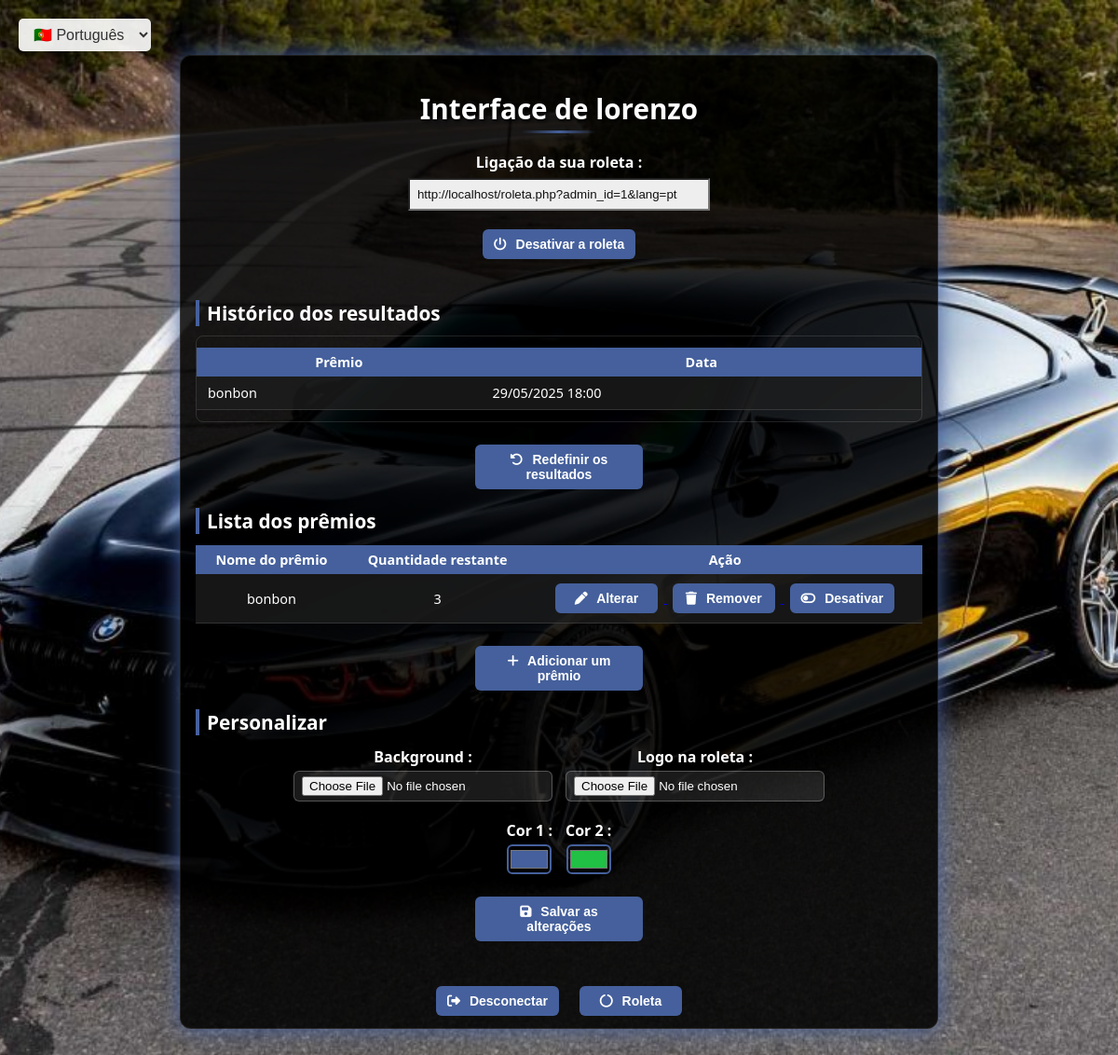
The page /roleta_asm/admin.php?lang=pt (signed in) on the database its author committed.
### tables this page shows
CREATE TABLE `roleta_results` (
  `id` int(10) UNSIGNED NOT NULL,
  `prize_id` int(10) UNSIGNED NOT NULL,
  `played_at` datetime NOT NULL,
  `admin_id` int(10) UNSIGNED DEFAULT NULL
);

CREATE TABLE `roleta_prizes` (
  `id` int(10) UNSIGNED NOT NULL,
  `name` varchar(255) NOT NULL,
  `stock` int(11) DEFAULT 0,
  `probability` float DEFAULT NULL,
  `active` tinyint(1) DEFAULT 1,
  `admin_id` int(10) UNSIGNED NOT NULL
);

### roleta_asm/lang.php (called while the page is built, shortened)
<?php
$lang = $_GET['lang'] ?? $_SESSION['lang'] ?? $_COOKIE['lang'] ?? 'pt';
$lang = preg_replace('/[^a-z]{2}/i', '', strtolower($lang));
$langFile = __DIR__ . '/menu/' . $lang . '.php';
$__menu = include $langFile;
function __menu(string $key): string {
    global $__menu;
    return $__menu[$key] ?? $key;
}

### roleta_asm/admin.php (the view, shortened to what this page needs)
<?php
require_once 'lang.php';
require_once 'config.php';
$admin_id = $_SESSION['admin_id'];
$stmt = $pdo->prepare("SELECT username, active, wheel_active FROM admins WHERE admin_id = ?");
$stmt->execute([$admin_id]);
$admin = $stmt->fetch(PDO::FETCH_ASSOC);
$admin_username = $admin ? $admin['username'] : 'Utilisateur';
$wheel_active = $admin['wheel_active'] ?? 0;
$lang = $_GET['lang'] ?? $_SESSION['lang'] ?? $_COOKIE['lang'] ?? 'pt';
$settings = [];
$stmt = $pdo->prepare("SELECT setting_name, setting_value FROM settings WHERE admin_id = ?");
$stmt->execute([$admin_id]);
foreach ($stmt->fetchAll(PDO::FETCH_ASSOC) as $row) {
    $settings[$row['setting_name']] = $row['setting_value'];
}
$color1 = $settings['color1'] ?? $config['colors'][0] ?? '#FF0000';
$color2 = $settings['color2'] ?? $config['colors'][1] ?? '#FF6347';
include 'head.php';
$stmt = $pdo->prepare("
    SELECT r.played_at, p.name AS prize_name
    FROM roleta_results r
    JOIN roleta_prizes p ON r.prize_id = p.id
    WHERE p.admin_id = ?
    ORDER BY r.played_at DESC
");
$stmt->execute([$admin_id]);
$results = $stmt->fetchAll(PDO::FETCH_ASSOC);
$stmt = $pdo->prepare("SELECT id, name, stock, active FROM roleta_prizes WHERE admin_id = ? ORDER BY name");
$stmt->execute([$admin_id]);
$prizes = $stmt->fetchAll(PDO::FETCH_ASSOC);
?>
<body>
<div class="login-container">
    <h2><?= __menu('interface_of') . ' ' . htmlspecialchars($admin_username) ?></h2>
    <?php
    $wheelUrl = sprintf(
        "%s://%s/roleta.php?admin_id=%d&lang=%s",
        isset($_SERVER['HTTPS']) && $_SERVER['HTTPS'] === 'on' ? 'https' : 'http',
        $_SERVER['HTTP_HOST'],
        $admin_id,
        $lang
    );
    ?>
    <div style="margin: 16px 0;">
        <label><strong><?= __menu('your_wheel_link') ?></strong></label><br>
        <input type="text" value="<?= htmlspecialchars($wheelUrl) ?>" readonly
               class="readonly-link"
               onclick="this.select(); document.execCommand('copy'); alert('Lien copié !');">
    </div>
    <form method="post" action="toggle_roue.php" style="margin-bottom: 20px;">
    <button class="<?= $wheel_active ? 'btn-red' : 'btn-green' ?>" type="submit">
        <i class="fas fa-power-off"></i>
        <?= $wheel_active ? __menu('deactivate_wheel') : __menu('activate_wheel') ?>
    </button>
</form>
    <form method="GET" id="lang-form" style="margin-bottom:20px;">
        <div class="lang-select-container">
            <select name="lang" onchange="this.form.submit()" class="styled-select">
                <option value="pt" <?= $lang === 'pt' ? 'selected' : '' ?>>🇵🇹 Português</option>
            </select>
        </div>
    </form>
    <h3><?= __menu('result_history') ?></h3>
    <div class="history-scroll">
        <table>
            <thead>
                <tr>
                    <th><?= __menu('prize') ?></th>
                    <th><?= __menu('date') ?></th>
                </tr>
            </thead>
            <tbody>
                <?php foreach ($results as $row): ?>
                    <tr>
                        <td><?= htmlspecialchars($row['prize_name']) ?></td>
                        <td><?= date('d/m/Y H:i', strtotime($row['played_at'])) ?></td>
                    </tr>
                <?php endforeach; ?>
            </tbody>
        </table>
    </div>
    <div class="reset-container" style="margin-top: 20px;">
        <a href="reinitialiser_resultats.php?lang=<?= $lang ?>" onclick="return confirm('<?= __menu('confirm_reset') ?>');">
            <button class="btn-red"><i class="fas fa-rotate-left"></i> <?= __menu('reset_results') ?></button>
        </a>
    </div>
    <h3><?= __menu('prize_list') ?></h3>
    <table>
        <thead>
            <tr>
                <th><?= __menu('prize_name') ?></th>
                <th><?= __menu('stock_quantity') ?></th>
                <th><?= __menu('action') ?></th>
            </tr>
        </thead>
        <tbody>
            <?php foreach ($prizes as $prize): ?>
                <tr>
                    <td><?= htmlspecialchars($prize['name']) ?></td>
                    <td><?= (int)$prize['stock'] ?></td>
                    <td>
                        <a href="modifier_prix.php?id=<?= $prize['id'] ?>&lang=<?= $lang ?>">
                            <button class="btn-red"><i class="fas fa-pen"></i> <?= __menu('edit') ?></button>
                        </a>
                        <a href="supprimer_prix.php?id=<?= $prize['id'] ?>&lang=<?= $lang ?>" onclick="return confirm('<?= __menu('confirm_delete') ?>');">
                            <button class="btn-red"><i class="fas fa-trash"></i> <?= __menu('delete') ?></button>
                        </a>
                        <a href="toggle_active.php?id=<?= $prize['id'] ?>&lang=<?= $lang ?>">
                            <button class="<?= $prize['active'] ? 'btn-red' : 'btn-green' ?>">
                                <i class="fas fa-toggle-<?= $prize['active'] ? 'off' : 'on' ?>"></i>
                                <?= $prize['active'] ? __menu('deactivate') : __menu('activate') ?>
                            </button>
                        </a>
                    </td>
                </tr>
            <?php endforeach; ?>
        </tbody>
    </table>
    <div class="add-prize-container" style="margin-top: 20px;">
        <a href="ajouter_prix.php?lang=<?= $lang ?>">
            <button class="btn-red"><i class="fas fa-plus"></i> <?= __menu('add_prize') ?></button>
        </a>
    </div>
    <h3><?= __menu('customize_wheel') ?></h3>
    <form action="modifier_config.php" method="post" enctype="multipart/form-data" style="margin-bottom: 40px;">
        <div class="form-row">
            <div>
                <label><?= __menu('background_image') ?> :</label>
                <input type="file" name="background">
            </div>
            <div>
                <label><?= __menu('logo_image') ?> :</label>
                <input type="file" name="logo">
            </div>
        </div>
        <div class="form-row">
            <div>
                <label><?= __menu('slice_color1') ?> :</label>
                <input type="color" name="color1" value="<?= htmlspecialchars($color1) ?>">
            </div>
            <div>
                <label><?= __menu('slice_color2') ?> :</label>
                <input type="color" name="color2" value="<?= htmlspecialchars($color2) ?>">
            </div>
        </div>
        <button type="submit" class="btn-red"><i class="fas fa-save"></i> <?= __menu('save_changes') ?></button>
    </form>
    <div class="admin-buttons">
        <a href="logout.php?lang=<?= $lang ?>"><button class="btn-red"><i class="fas fa-sign-out-alt"></i> <?= __menu('logout') ?></button></a>
        <a href="roleta.php?lang=<?= $lang ?>"><button class="btn-red"><i class="fas fa-circle-notch"></i> <?= __menu('wheel') ?></button></a>
    </div>
</div>
</body>
</html>

### roleta_asm/head.php (shortened to what this page needs)
<!DOCTYPE html>
<html lang="fr">
<head>
    <link rel="stylesheet" href="css/roleta.css">
    <link rel="stylesheet" href="css/connexion.css">
    <link rel="stylesheet" href="https://cdnjs.cloudflare.com/ajax/libs/font-awesome/6.5.0/css/all.min.css">
</head>

### roleta_asm/css/roleta.css (style rules this page uses)
:root { --color1: #FF0000; --color2: #FF6347; }
body { font-family: Arial, sans-serif; display: flex; flex-direction: column; justify-content: center; align-items: center; height: 93vh; margin: 0; background: url('https://www.all-stars-motorsport.com/img/app_icons/back_roleta.png'), radial-gradient(red, black) no-repeat center center; background-size: cover; filter: blur(0.5px); color: #333; overflow: hidden; padding: 40px; }
.lang-select-container { position: absolute; top: 20px; left: 20px; z-index: 1000; }
.styled-select { padding: 8px 12px; font-size: 16px; border-radius: 5px; border: none; background-color: rgba(255, 255, 255, 0.9); color: #333; box-shadow: 0 4px 6px rgba(0, 0, 0, 0.2); cursor: pointer; }

### roleta_asm/css/connexion.css (style rules this page uses)
:root { --color1: #FF0000; --color2: #FF6347; }
body { font-family: 'Segoe UI', Tahoma, Geneva, Verdana, sans-serif; background: url('default-bg.jpg') no-repeat center center, radial-gradient(var(--color1), black); background-size: cover; color: #fff; margin: 0; padding: 15px; min-height: 100vh; display: flex; justify-content: center; align-items: center; }
.login-container { background-color: rgba(0, 0, 0, 0.85); border: 1px solid rgba(255, 255, 255, 0.1); border-radius: 12px; box-shadow: 0 0 25px var(--color1); padding: 12px 16px; width: 100%; max-width: 780px; text-align: center; overflow-y: auto; max-height: 90vh; }
.login-container h2 { margin-bottom: 20px; font-size: 1.85rem; position: relative; padding-bottom: 6px; text-shadow: 2px 2px 4px #000; }
.login-container h2::after { content: ''; position: absolute; bottom: 0; left: 50%; transform: translateX(-50%); width: 80px; height: 3px; background: linear-gradient(90deg, transparent, var(--color1), transparent); }
.login-container h3 { margin: 16px 0 10px; font-size: 1.3rem; border-left: 4px solid var(--color1); padding-left: 8px; text-align: left; }
table { width: 100%; border-collapse: collapse; margin: 12px 0; font-size: 0.9rem; }
th, td { padding: 6px 20px; }
th { background-color: var(--color1); color: white; }
td { background-color: rgba(30, 30, 30, 0.75); border-bottom: 1px solid rgba(255, 255, 255, 0.12); }
.history-scroll table td { text-align: left !important; padding: 8px 12px; }
.history-scroll { max-height: 270px; overflow-y: auto; margin-bottom: 18px; border-radius: 8px; border: 1px solid rgba(255, 255, 255, 0.12); }
form { display: flex; flex-direction: column; gap: 8px; margin-top: 12px; align-items: center; }
.form-row { display: flex; justify-content: center; align-items: center; gap: 14px; flex-wrap: wrap; width: 100%; margin-bottom: 12px; }
.form-row > div { display: flex; flex-direction: column; align-items: center; }
label { margin-bottom: 4px; font-weight: 600; user-select: none; }
input[type="color"] { border: 2px solid var(--color1); border-radius: 6px; width: 48px; height: 32px; cursor: pointer; padding: 0; margin: 0; background: none; }
input[type="file"] { padding: 5px 8px; border-radius: 6px; background-color: rgba(255, 255, 255, 0.1); color: white; border: 1px solid rgba(255, 255, 255, 0.25); cursor: pointer; width: 260px; }
button, input[type="submit"], a.btn-red, a.btn-green { padding: 8px 12px; border: none; border-radius: 6px; font-size: 14px; font-weight: 600; cursor: pointer; transition: all 0.3s ease; color: white; text-decoration: none; text-align: center; width: auto; min-width: 110px; max-width: 180px; box-sizing: border-box; margin: 4px 6px; background: none; outline: none; }
button.btn-red, input[type="submit"].btn-red, a.btn-red { background-color: var(--color1) !important; }
.admin-buttons, td { text-align: center; }
form button, form input[type="submit"] { margin-left: auto; margin-right: auto; }
.admin-buttons { margin-top: 16px; display: flex; justify-content: center; gap: 10px; flex-wrap: wrap; }
input.readonly-link { width: 39%; padding: 8px; margin-top: 6px; background-color: #eee; color: #111; cursor: text; text-align: left; }

### rows shown on the page
roleta_results: prize.name "bonbon", played_at "29/05/2025 18:00"
roleta_prizes: name "bonbon", stock "3", active 1 (drawn)

### other values the page prints
__menu('interface_of') "Interface de"
$admin_username "lorenzo"
__menu('your_wheel_link') "Ligação da sua roleta :"
__menu('deactivate_wheel') "Desativar a roleta"
__menu('result_history') "Histórico dos resultados"
__menu('prize') "Prêmio"
__menu('date') "Data"
__menu('reset_results') "Redefinir os resultados"
__menu('prize_list') "Lista dos prêmios"
__menu('prize_name') "Nome do prêmio"
__menu('stock_quantity') "Quantidade restante"
__menu('action') "Ação"
__menu('add_prize') "Adicionar um prêmio"
__menu('customize_wheel') "Personalizar"
__menu('background_image') "Background"
